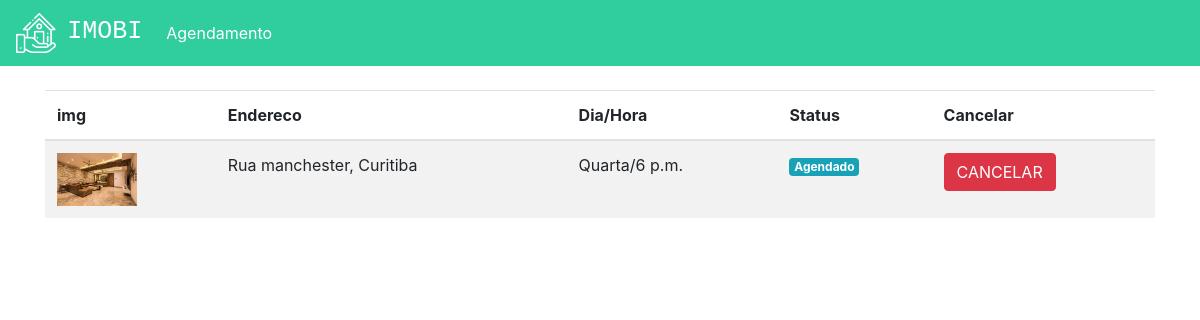
The page /agendamentos (signed in) on the database as committed earlier.
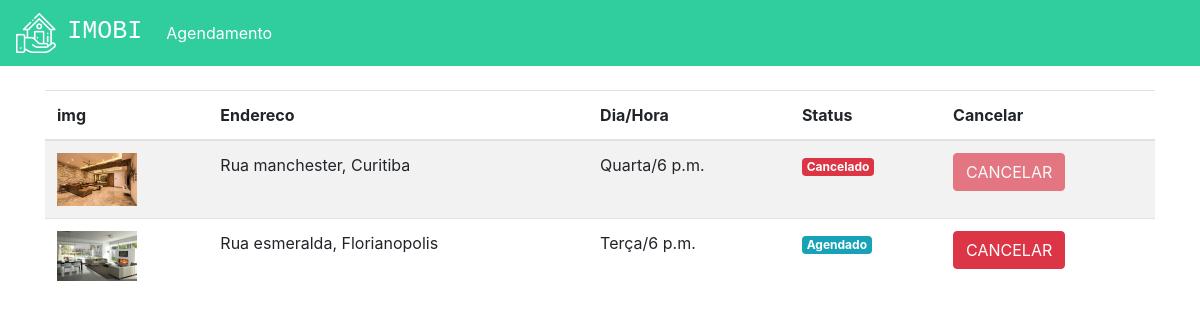
The same page on the database as committed later.
### plataforma/models.py (models this page shows, shortened)
class Visitas(models.Model):
    choices = (('S', 'Segunda'),
                ('T', 'Terça'),
                ('Q', 'Quarta'),
                ('QI', 'Quinta'),
                ('SE', 'Sexta'),
                ('SA', 'Sabado'),
                ('D', 'Domingo'))
    choices_status = (('A', 'Agendado'),
                      ('F', 'Finalizado'),
                      ('C', 'Cancelado'))
    imovel = models.ForeignKey(Imovei, on_delete=models.DO_NOTHING)
    usuario = models.ForeignKey(User, on_delete=models.DO_NOTHING)
    dia = models.CharField(max_length=20)
    horario = models.TimeField()
    status = models.CharField(max_length=1, choices=choices_status, default="A")

class Imovei(models.Model):
    choices = (('V', 'Venda'),
               ('A', 'Aluguel'))
    choices_imovel = (('A', 'Apartamento'),
                      ('C', 'Casa'))
    imagens = models.ManyToManyField(Imagem)
    valor = models.FloatField()
    quartos = models.IntegerField()
    tamanho = models.FloatField()
    cidade = models.ForeignKey(Cidade, on_delete=models.DO_NOTHING)
    rua = models.CharField(max_length=50)
    tipo = models.CharField(max_length=1, choices=choices)
    tipo_imovel = models.CharField(max_length=1, choices=choices_imovel)
    numero = models.IntegerField()
    descricao = models.TextField()
    dias_visita = models.ManyToManyField(DiasVisita)
    horarios = models.ManyToManyField(Horario)

class Imagem(models.Model):
    img = models.ImageField(upload_to='img')
    def __str__(self) -> str:
        return self.img.url

class Cidade(models.Model):
    nome = models.CharField(max_length=30)
    def __str__(self) -> str:
        return self.nome

### plataforma/views.py (the view)
# urls.py: path("agendamentos", views.agendamentos, name="agendamentos"),
def agendamentos(request):
    visitas = Visitas.objects.filter(usuario=request.user)
    return render(request, "agendamentos.html", {'visitas': visitas})

### plataforma/templates/agendamentos.html (shortened to what this page needs)
{% extends 'base.html' %}
{% load static %}
{% block 'head' %}
<link rel="stylesheet" href="{% static 'plataforma/css/home.css' %}">
{% endblock  %}
{% block 'body' %}
    <div class="container">
        <br>
        <table class="table table-striped">
        <thead>
            <tr>
                <th scope="col">img</th>
                <th scope="col">Endereco</th>
                <th scope="col">Dia/Hora</th>
                <th scope="col">Status</th>
                <th scope="col">Cancelar</th>
            </tr>
        </thead>
        <tbody>
            {% for visita in visitas %}
                <tr>
                    <th><img width="80" src="{{visita.imovel.imagens.all.0}}"></th>
                    <td>{{visita.imovel.rua}}, {{visita.imovel.cidade}}</td>
                    <td>{{visita.dia}}/{{visita.horario}}</td>
                    <td>
                        {% if visita.status == "A" %}
                            <span class="badge badge-info">Agendado</span>
                        {% endif %}
                        {% if visita.status == "C" %}
                            <span class="badge badge-danger">Cancelado</span>
                        {% endif %}
                    </td>
                    <td>
                        {% if visita.status == "A" %}
                            <a href="{% url 'cancelar_agendamento' visita.id %}" class="btn btn-danger">CANCELAR</a>
                        {% else %}
                            <a href="" class="btn btn-danger disabled">CANCELAR</a>
                        {% endif %}
                    </td>
                </tr>
            {% endfor %}
        </tbody>
    </table>
    </div>
{% endblock  %}

### templates/base.html (shortened to what this page needs)
{% load static %}
<!doctype html>
<html lang="pt-BR">
<head>
    {% block 'head' %}{% endblock %}
    <link rel="stylesheet" href="https://cdn.jsdelivr.net/npm/bootstrap@4.6.1/dist/css/bootstrap.min.css">
</head>
<body>
    {% if user.is_authenticated %}
      <nav class="navbar navbar-expand-lg navbar-dark bg_navbar">
        <a class="navbar-brand" href="{% url 'home' %}">
					<img width="40" src="{% static 'autenticacao/img/logo.png' %}">
							&nbsp<h3 class="font_logo">IMOBI</h3></a>
        <div class="collapse navbar-collapse" id="navbarNav">
          <ul class="navbar-nav">
            <li class="nav-item active">
              <a class="nav-link" href="">Agendamento</a>
            </li>
          </ul>
        </div>
      </nav>
    {% endif %}
    {% block 'body' %}{% endblock %}
</body>
</html>

### templates/static/plataforma/css/home.css (style rules this page uses)
.bg_navbar { background-color: #30CD9E; }
.font_logo { font-family: 'Courier New', Courier, monospace; font-size: 25px; display: inline; }

Rows that differ between the two databases and show on the page:
changed Visitas "Quarta": status "Agendado" → "Cancelado"
added Visitas: imovel.imagens.all.0 (picture), imovel.rua "Rua esmeralda", imovel.cidade "Florianopolis", dia "Terça", horario "6 p.m.", status "Agendado"
